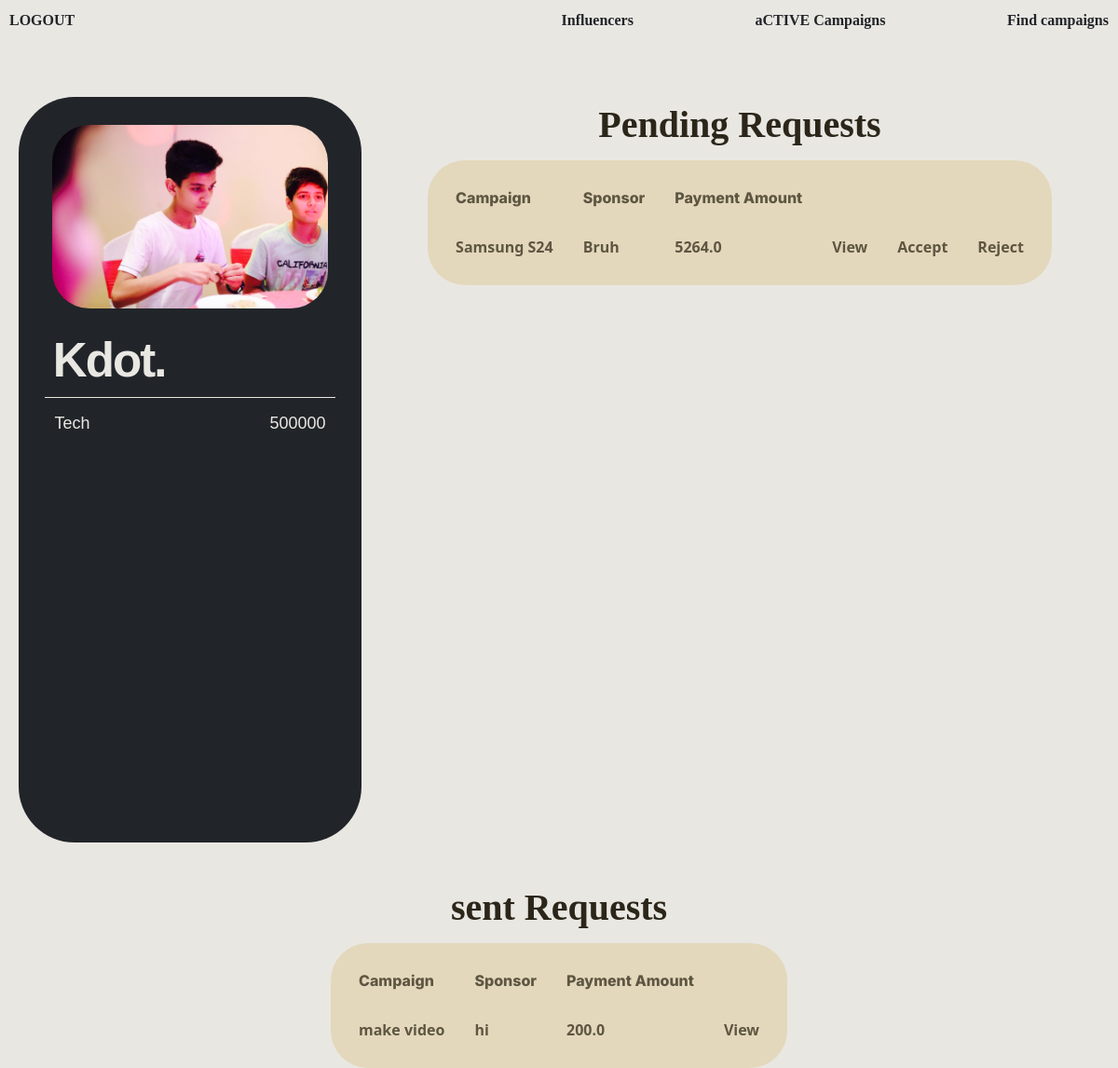
The app's page /influencer/dashboard (signed in) with its own data.
### website/models.py (models this page shows)
class Influencer(db.Model, UserMixin):
    __tablename__ = 'influencer'
    id = db.Column(db.Integer, primary_key=True)
    name = db.Column(db.String(150), nullable=False)
    email = db.Column(db.String(150), nullable=False)
    profile_picture = db.Column(db.String(100), nullable=False)
    niche = db.Column(db.String(100), nullable=False)
    reach = db.Column(db.Integer, nullable=False)
    user_id = Column(Integer, ForeignKey('user.id'), nullable=False)
    platform= db.Column(db.String(100), nullable=False)

class Campaign(db.Model):
    id = db.Column(db.Integer, primary_key=True)
    name = db.Column(db.String(140), nullable=False)
    description = db.Column(db.Text, nullable=False)
    start_date = db.Column(db.DateTime, nullable=False, default=datetime.utcnow)
    end_date = db.Column(db.DateTime, nullable=False)
    budget = db.Column(db.Integer , nullable=False)
    visibility = db.Column(db.String(10), nullable=False)  # 'public' or 'private'
    goals = db.Column(db.Text, nullable=False)
    user_id = db.Column(db.Integer, db.ForeignKey('user.id'), nullable=False)
    user_name= db.Column(db.String(150),db.ForeignKey('user.name'))
    ad_requests = db.relationship('AdRequest', backref='campaign', lazy=True)

class User(db.Model, UserMixin):
    id = db.Column(db.Integer, primary_key=True)
    email = db.Column(db.String(150), unique=True)
    password = db.Column(db.String(150))
    name = db.Column(db.String(150))
    role=  db.Column(db.String(20), nullable=True)
    influencers = relationship('Influencer', backref='user', lazy=True)

class AdRequest(db.Model):
    id = db.Column(db.Integer, primary_key=True)
    campaign_id = db.Column(db.Integer, db.ForeignKey('campaign.id'), nullable=False)
    influencer_id = db.Column(db.Integer, db.ForeignKey('influencer.id'))
    messages = db.Column(db.Text)
    requirements = db.Column(db.Text, nullable=False)
    payment_amount = db.Column(db.Float, nullable=False)
    status = db.Column(db.String(20), nullable=False, default='Pending')

class campaignRequest(db.Model):
    id = db.Column(db.Integer, primary_key=True)
    campaign_id = db.Column(db.Integer, db.ForeignKey('campaign.id'), nullable=False)
    influencer_id= db.Column(db.Integer, db.ForeignKey('influencer.id'))
    messages = db.Column(db.Text)
    requirements = db.Column(db.Text, nullable=False)
    payment_amount = db.Column(db.Float, nullable=False)
    status = db.Column(db.String(20), nullable=False, default='Pending')

### website/influencer.py (the view)
@influencer.route('/dashboard', methods=['GET', 'POST'])
@role_required('Influencer')
@login_required
def dashboard():
    ad_requests = AdRequest.query.filter_by(influencer_id=Influencer.id).all()
    campaignRequests = campaignRequest.query.filter_by(influencer_id=Influencer.id).all()
    influencers = current_user.influencers
    influencer = influencers[0] if influencers else None
    ad_requests_with_details = []
    for ad_request in ad_requests:
        campaign = Campaign.query.get(ad_request.campaign_id)
        user = User.query.get(campaign.user_id)
        ad_requests_with_details.append({
            'ad_request': ad_request,
            'campaign_name': campaign.name,
            'user_name': user.name
        })
    return render_template("Influencer/dashboard.html",campaignRequests=campaignRequests, user=current_user, influencer=influencer, ad_requests=ad_requests_with_details)

### website/__init__.py (called while the page is built)
def create_app():
    app = Flask(__name__)
    app.config['SECRET_KEY'] = 'idkra&w'
    app.config['UPLOAD_FOLDER'] = 'website/static/uploads'
    app.config['SQLALCHEMY_DATABASE_URI'] = f'sqlite:///{DB_NAME}'
    db.init_app(app)
    from .views import views
    from .sponsor import sponsor
    from .admin import admin
    from .influencer import influencer
    app.register_blueprint(views, url_prefix='/')
    app.register_blueprint(admin, url_prefix='/admin')
    app.register_blueprint(sponsor, url_prefix='/sponsor')
    app.register_blueprint(influencer, url_prefix='/influencer')
    from .models import User
    with app.app_context():
        db.create_all()
    login_manager = LoginManager()
    login_manager.login_view = 'views.login'
    login_manager.init_app(app)
    @login_manager.user_loader
    def load_user(id):
        return User.query.get(int(id))
    return app

### website/auth.py (called while the page is built)
def role_required(role):
    def decorator(f):
        @wraps(f)
        def decorated_function(*args, **kwargs):
            if current_user.role != role:
                abort(403)
            return f(*args, **kwargs)
        return decorated_function
    return decorator

### website/templates/Influencer/dashboard.html (shortened to what this page needs)
{% extends "base.html" %}{% block body_class %} influencer {% endblock %}  {% block content %}
<div class="navbar">
  <a class="mb-8 heading1 link" href="{{ url_for('views.logout') }}">LOGOUT</a>
  <a href="{{ url_for('influencer.viewInfluencers') }}">
    <h1 class="text-center mb-8 heading1 link">Influencers</h1>
  </a>
  <a class="heading1 link" href="{{ url_for('influencer.activeCampaigns') }}">aCTIVE Campaigns</a>
  <a class="heading1 link" href="{{ url_for('influencer.viewCampaigns') }}"
    >Find campaigns</a>
</div>
<div class="hero">
  {% if influencer %}
  <div class="square square2">
    <div class="pfp-wrapper">
      <img
        src="{{ url_for('static', filename='uploads/' + influencer.profile_picture) }}"
        alt="{{ influencer.name }}'s profile picture"
        class="pfp"
      />
    </div>
    <div class="name">{{ influencer.name }}</div>
    <hr />
    <div class="attri">
      <p>{{ influencer.niche }}</p>
      <p>{{ influencer.reach }}</p>
    </div>
  </div>
  {% endif %}
  <table class="prim-table prim-table-home">
    <caption class="heading2">
      Pending Requests
    </caption>
    <thead>
      <tr>
        <th class="prim-row">Campaign</th>
        <th class="prim-row">Sponsor</th>
        <th class="prim-row">Payment Amount</th>
      </tr>
    </thead>
    <tbody>
      {% for ad_request_details in ad_requests %} {% if
      ad_request_details.ad_request.status == "Pending" %}
      <tr class="prim-row">
        <td>{{ ad_request_details.campaign_name }}</td>
        <td>{{ ad_request_details.user_name }}</td>
        <td>{{ ad_request_details.ad_request.payment_amount }}</td>
        <td><a class="link" href="{{ url_for('influencer.viewRequest', ad_request_id=ad_request_details.ad_request.id) }}">View</a></td>
        <td>
          <form
            action="{{ url_for('influencer.accept_ad_request', ad_request_id=ad_request_details.ad_request.id) }}"
            method="post"
          >
            <button class="link" type="submit">Accept</button>
          </form>
        </td>
        <td>
          <form
            action="{{ url_for('influencer.reject_ad_request', ad_request_id=ad_request_details.ad_request.id) }}"
            method="post"
          >
            <button class="link" type="submit">Reject</button>
          </form>
        </td>
        {% endif %} {% endfor %}
      </tr>
    </tbody>
  </table>
</div>
<table class="prim-table prim-table-home">
  <caption class="heading2">
    sent Requests
  </caption>
  <thead>
    <tr>
      <th class="prim-row">Campaign</th>
      <th class="prim-row">Sponsor</th>
      <th class="prim-row">Payment Amount</th>
    </tr>
  </thead>
  <tbody>
    {% for campaignRequest in campaignRequests %} {% if
      campaignRequest.status == "Pending" %}
    <tr class="prim-row">
      <td>{{ campaignRequest.requirements }}</td>
      <td>{{ campaignRequest.messages}}</td>
      <td>{{ campaignRequest.payment_amount }}</td>
      <td><a class="link" href="{{ url_for('influencer.viewRequest', ad_request_id=campaignRequest.id) }}">View</a></td>
      {% endif %} {% endfor %}
    </tr>
  </tbody>
</table>
{% endblock %}

### website/static/css/main.css (style rules this page uses)
html, :host { line-height: 1.5; -webkit-text-size-adjust: 100%; -moz-tab-size: 4; -o-tab-size: 4; tab-size: 4; font-family: ui-sans-serif, system-ui, sans-serif, "Apple Color Emoji", "Segoe UI Emoji", "Segoe UI Symbol", "Noto Color Emoji"; font-feature-settings: normal; font-variation-settings: normal; -webkit-tap-highlight-color: transparent; }
body { margin: 0; line-height: inherit; }
hr { height: 0; color: inherit; border-top-width: 1px; }
h1, h2, h3, h4, h5, h6 { font-size: inherit; font-weight: inherit; }
a { color: inherit; text-decoration: inherit; }
table { text-indent: 0; border-color: inherit; border-collapse: collapse; }
button, input, optgroup, select, textarea { font-family: inherit; font-feature-settings: inherit; font-variation-settings: inherit; font-size: 100%; font-weight: inherit; line-height: inherit; letter-spacing: inherit; color: inherit; margin: 0; padding: 0; }
button, select { text-transform: none; }
button, input:where([type='button']), input:where([type='reset']), input:where([type='submit']) { -webkit-appearance: button; background-color: transparent; background-image: none; }
blockquote, dl, dd, h1, h2, h3, h4, h5, h6, hr, figure, p, pre { margin: 0; }
button, [role="button"] { cursor: pointer; }
img, svg, video, canvas, audio, iframe, embed, object { display: block; vertical-align: middle; }
img, video { max-width: 100%; height: auto; }
.text-center { text-align: center; }
* { margin: 0; padding: 0; }
body.influencer { background-color: #e9e7e2; margin: 0px; padding: 0px; }
.navbar { display: flex; flex-direction: row; justify-content: space-between; align-items: center; padding: 10px; }
.square { margin-top: 40px; background-color: rgb(33, 37, 41); border-radius: 60px; color: #e9e7e2; height: auto; width: auto; max-width: 500px; max-width: calc(33.333% - 32px); display: flex; flex-direction: column; align-items: center; position: relative; transition: opacity 0.3s ease; transition: transform 0.3s ease; }
.square2 { height: 100vh; margin-left: 20px; width: fixed; }
hr { width: 85%; border: none; border-bottom: 1px solid #e9e7e2; margin-top: 10px; margin-bottom: -6px; }
.pfp-wrapper { display: flex; justify-content: center; align-items: center; width: 90%; height: auto; padding: 18px; padding-top: 30px; transition: opacity 0.3s ease; }
.pfp { width: 100%; height: 100%; -o-object-fit: cover; object-fit: cover; border-radius: 40px; }
.name { font-family: Arial, Helvetica, sans-serif; font-size: 3.2rem; font-weight: bold; margin-bottom: -10px; color: #e9e7e2; width: 80%; text-align: left; transition: opacity 0.3s ease; letter-spacing: -2px; }
.attri { font-family: Arial, Helvetica, sans-serif; display: flex; flex-direction: row; font-size: 18px; margin-bottom: 10px; justify-content: space-between; width: 90%; padding: 20px; transition: opacity 0.3s ease; }
.heading1 { font-family: aesthetic; font-weight: bold; color: #212529; font-size: 16px; margin-bottom: 20px; }
.heading2 { color: #2b2619; font-family: ultra; font-weight: bold; font-size: 40px; margin-bottom: 8px; }
th { color: #323a81; font-family: Inter; font-size: 1.625 rem; font-style: normal; font-weight: 800; line-height: normal; }
.link { text-decoration: none; position: relative; cursor: pointer; }
.link::after { content: ""; position: absolute; left: 0; bottom: 0; width: 100%; height: 1.4px; background-color: transparent; transition: background-color 0.3s ease-in; }
table { background-color: #e1e5ff; border-radius: 40px; padding: 10px; }
table.prim-table { background-color: #e3d8bc; }
.prim-table-home { height: -moz-fit-content; height: fit-content; }
tr { color: #323a81; }
tr.prim-row { color: #5e5642; }
td { font-size: 1.2 rem; font-style: normal; font-weight: 600; line-height: normal; }
table { margin: 0 auto; border-collapse: separate; border-spacing: 8px; max-width: 800px; margin-top: 40px; }
th.prim-row { color: #5e5642; }
th, td { padding: 12px; text-align: left; }
.hero { display: flex; }

### records on screen
Influencer: profile_picture (picture), name "Kdot.", niche "Tech", reach "500000"
Campaign: campaign_name "Samsung S24"
User: user_name "Bruh"
AdRequest: ad_request.payment_amount "5264.0"
campaignRequest: requirements "make video", messages "hi", payment_amount "200.0"
